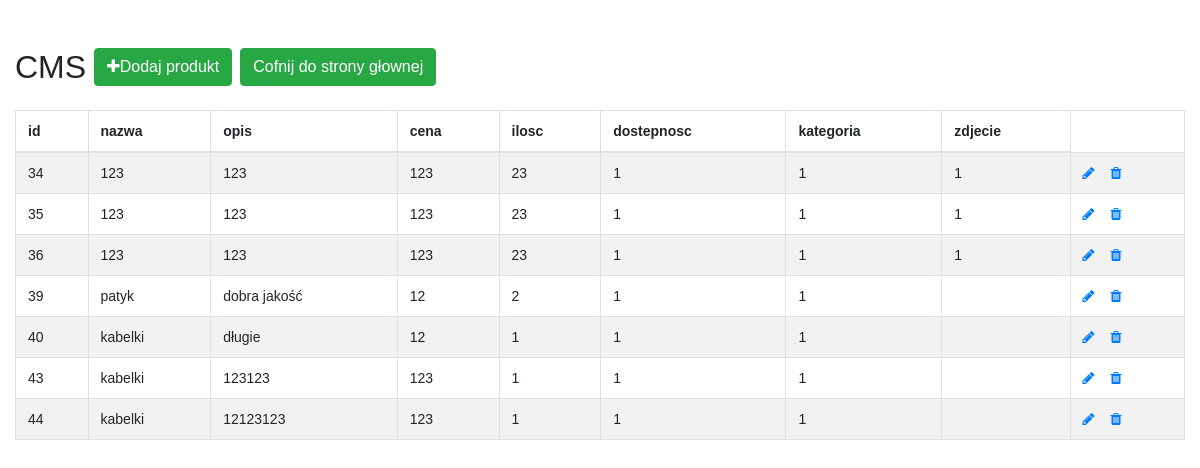
Page /strona/produkty_read.php (signed in) on the committed database.
### tables this page shows
CREATE TABLE `obiekty_do_sklepu` (
  `id` int(11) NOT NULL,
  `nazwa` varchar(255) NOT NULL,
  `opis` varchar(255) NOT NULL,
  `cena` double NOT NULL,
  `ilosc` int(11) NOT NULL,
  `dostepnosc` int(11) NOT NULL,
  `kategoria` int(11) NOT NULL,
  `zdjecie` blob NOT NULL
);

### strona/produkty_read.php (the view, shortened to what this page needs)
<!DOCTYPE html>
<html>
<head>
    <link rel="stylesheet" href="../stronahtml/css/styles.css" type="text/css" />
    <link rel="stylesheet" href="https://stackpath.bootstrapcdn.com/bootstrap/4.5.2/css/bootstrap.min.css">
    <link rel="stylesheet" href="https://maxcdn.bootstrapcdn.com/font-awesome/4.7.0/css/font-awesome.min.css">
</head>
<body>
    <div class="wrapper">
        <div class="container-fluid">
            <div class="row">
                <div class="col-md-12">
                    <div class="mt-5 mb-3 clearfix">
                        <h2 class="pull-left">CMS</h2>
                        <a href="produkty_add.php" class="btn btn-success pull-left ml-2"><i class="fa fa-plus"></i>Dodaj produkt</a>
                        <a href="../stronahtml/index.php" class="btn btn-success pull-left ml-2">Cofnij do strony głownej</a>
                    </div>
                    <?php
                    require_once "cfg.php";
                    $sql = "SELECT * FROM obiekty_do_sklepu";
                    if($result = mysqli_query($link, $sql)){
                        if(mysqli_num_rows($result) > 0){
                            echo '<table class="table table-bordered table-striped">';
                                echo "<thead>";
                                    echo "<tr>";
                                        echo "<th>id</th>";
                                        echo "<th>nazwa</th>";
                                        echo "<th>opis</th>";
                                        echo "<th>cena</th>";
                                        echo "<th>ilosc</th>";
                                        echo "<th>dostepnosc</th>";
                                        echo "<th>kategoria</th>";
                                        echo "<th>zdjecie</th>";
                                    echo "</tr>";
                                echo "</thead>";
                                echo "<tbody>";
                                while($row = mysqli_fetch_array($result)){
                                    echo "<tr>";
                                        echo "<td>" . $row['id'] . "</td>";
                                        echo "<td>" . $row['nazwa'] . "</td>";
                                        echo "<td>" . $row['opis'] . "</td>";
                                        echo "<td>" . $row['cena'] . "</td>";
                                        echo "<td>" . $row['ilosc'] . "</td>";
                                        echo "<td>" . $row['dostepnosc'] . "</td>";
                                        echo "<td>" . $row['kategoria'] . "</td>";
                                        echo "<td>" . $row['zdjecie'] . "</td>";
                                        echo "<td>";
                                            echo '<a href="produkty_upd.php?id='. $row['id'] .'" class="mr-3" title="edytuj" data-toggle="tooltip"><span class="fa fa-pencil"></span></a>';
                                            echo '<a href="produkty_del.php?id='. $row['id'] .'" title="usuń" data-toggle="tooltip"><span class="fa fa-trash"></span></a>';
                                        echo "</td>";
                                    echo "</tr>";
                                }
                                echo "</tbody>";
                            echo "</table>";
                        } else{
                            echo '<div class="alert alert-danger"><em>Nie ma żadnych produktów</em></div>';
                        }
                    } else{
                        echo "Nie działa";
                    }
                    ?>
                </div>
            </div>
        </div>
    </div>
</body>
</html>

### strona/produkty_read.php (style rules this page uses)
body { font: 14px sans-serif; }

### rows in the picture
obiekty_do_sklepu: id "34", nazwa "123", opis "123", cena "123", ilosc "23", dostepnosc "1", kategoria "1", zdjecie "1"
obiekty_do_sklepu: id "35", nazwa "123", opis "123", cena "123", ilosc "23", dostepnosc "1", kategoria "1", zdjecie "1"
obiekty_do_sklepu: id "36", nazwa "123", opis "123", cena "123", ilosc "23", dostepnosc "1", kategoria "1", zdjecie "1"
obiekty_do_sklepu: id "39", nazwa "patyk", opis "dobra jakość", cena "12", ilosc "2", dostepnosc "1", kategoria "1"
obiekty_do_sklepu: id "40", nazwa "kabelki", opis "długie", cena "12", ilosc "1", dostepnosc "1", kategoria "1"
obiekty_do_sklepu: id "43", nazwa "kabelki", opis "123123", cena "123", ilosc "1", dostepnosc "1", kategoria "1"
obiekty_do_sklepu: id "44", nazwa "kabelki", opis "12123123", cena "123", ilosc "1", dostepnosc "1", kategoria "1"
